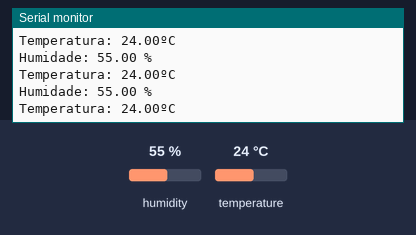
This sketch was run on a simulated ESP8266 (NodeMCU). Parts: the last lines printed to the serial monitor. Inputs (shaded band) come from the test bench; at power-on: humidity 55 %, temperature 24 °C. WiFi joins after 1.5 s; servers stay silent unless stated.

Above: at 2.7 s.
2.8 s: humidity set to 22 %
At 4.0 s:
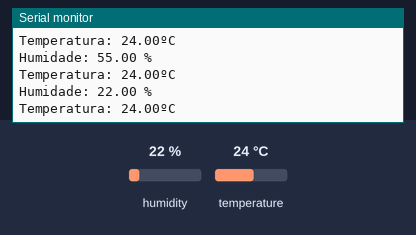
5.5 s: temperature set to 12 °C
At 6.1 s:
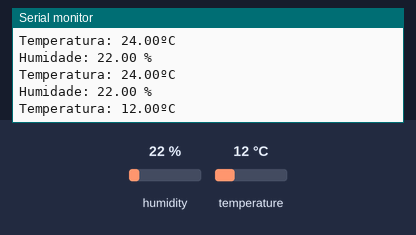
8.2 s: humidity set to 40 %
At 8.7 s:
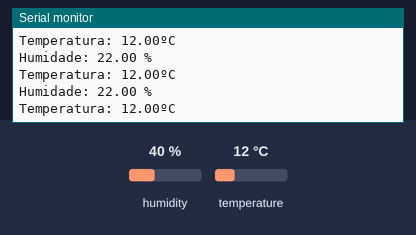
Timing chart, 0 to 11.2 s (numbered marks = the images above; inputs shaded):
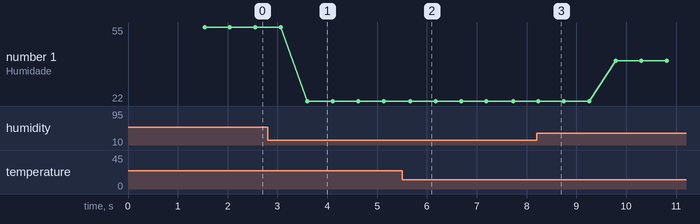

The sketch:

DHT11_Firebase.ino
```cpp
#include <FirebaseArduino.h>
#include "DHT.h"
#include  <ESP8266WiFi.h>

#define FIREBASE_HOST "seminario-22778.firebaseio.com"
#define FIREBASE_AUTH "VvyG9JPhInF8IzQtsaSWpH2B0geHn8BJQY778OSA"
#define WIFI_SSID "userWifi"
#define WIFI_PASSWORD "passWifi"

#define DHTPIN 14
#define DHTTYPE DHT11
DHT dht(DHTPIN, DHTTYPE);

void setup() {
 Serial.begin(115200);

  Serial.print("A ligar a: ");
  Serial.println(WIFI_SSID);
  WiFi.begin(WIFI_SSID, WIFI_PASSWORD);
  while (WiFi.status() != WL_CONNECTED) {
    delay(500);
    Serial.print(".");
  }

  Serial.println("");
  Serial.println("Ligado");
  Serial.println("IP address: ");
  Serial.println(WiFi.localIP());

  dht.begin();
  Firebase.begin(FIREBASE_HOST, FIREBASE_AUTH);

}
void loop() {
  delay(10);
  float h = dht.readHumidity();
  float t = dht.readTemperature();

  Serial.print("Humidade: "); Serial.print(h); Serial.println(" %");
  Serial.print("Temperatura: "); Serial.print(t); Serial.println("ºC");

  Firebase.setFloat ("Temperature",t);
  Firebase.setFloat ("Humidity",h);
  delay(200);
}
```

Measured:
- after the input at 2.8 s, the serial monitor: prints a new line after 0.80 s (image 1)
- after the input at 5.5 s, the serial monitor: prints a new line after 0.16 s (image 2)
- plotted number 1: 55 → 22 after the input at 2.8 s, 22 → 40 after the input at 8.2 s
